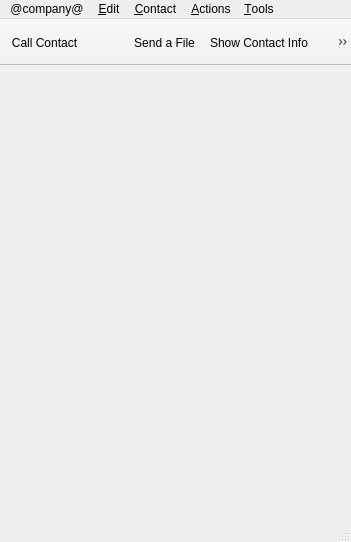
<ui version="4.0" >
 <class>ChatMainWindow</class>
 <widget class="QMainWindow" name="ChatMainWindow" >
  <property name="geometry" >
   <rect>
    <x>0</x>
    <y>0</y>
    <width>351</width>
    <height>542</height>
   </rect>
  </property>
  <property name="windowTitle" >
   <string>MainWindow</string>
  </property>
  <property name="toolButtonStyle" >
   <enum>Qt::ToolButtonIconOnly</enum>
  </property>
  <widget class="QWidget" name="centralwidget" >
   <layout class="QGridLayout" >
    <property name="margin" >
     <number>6</number>
    </property>
    <property name="spacing" >
     <number>3</number>
    </property>
   </layout>
  </widget>
  <widget class="QMenuBar" name="menubar" >
   <property name="geometry" >
    <rect>
     <x>0</x>
     <y>0</y>
     <width>351</width>
     <height>29</height>
    </rect>
   </property>
   <widget class="QMenu" name="menu_Edit" >
    <property name="title" >
     <string>&amp;Edit</string>
    </property>
    <addaction name="actionCut" />
    <addaction name="actionCopy" />
    <addaction name="actionPaste" />
   </widget>
   <widget class="QMenu" name="menuContact" >
    <property name="title" >
     <string>&amp;Contact</string>
    </property>
    <addaction name="actionAddContact" />
    <addaction name="actionSearchWengoContact" />
   </widget>
   <widget class="QMenu" name="menuWengo" >
    <property name="title" >
     <string>@company@</string>
    </property>
    <addaction name="actionShowWengoAccount" />
    <addaction name="actionEditMyProfile" />
    <addaction name="actionWengoServices" />
    <addaction name="separator" />
    <addaction name="actionClose" />
   </widget>
   <widget class="QMenu" name="menuActions" >
    <property name="title" >
     <string>&amp;Actions</string>
    </property>
    <addaction name="actionCreateConferenceCall" />
    <addaction name="actionSendSms" />
    <addaction name="separator" />
    <addaction name="actionSaveHistoryAs" />
   </widget>
   <widget class="QMenu" name="menuTools" >
    <property name="title" >
     <string>&amp;Tools</string>
    </property>
    <addaction name="actionShowFileTransfer" />
   </widget>
   <addaction name="menuWengo" />
   <addaction name="menu_Edit" />
   <addaction name="menuContact" />
   <addaction name="menuActions" />
   <addaction name="menuTools" />
  </widget>
  <widget class="QStatusBar" name="statusbar" >
   <property name="autoFillBackground" >
    <bool>false</bool>
   </property>
  </widget>
  <widget class="QToolBar" name="toolBar" >
   <property name="windowTitle" >
    <string>Main Toolbar</string>
   </property>
   <property name="movable" >
    <bool>false</bool>
   </property>
   <property name="orientation" >
    <enum>Qt::Horizontal</enum>
   </property>
   <property name="iconSize" >
    <size>
     <width>32</width>
     <height>32</height>
    </size>
   </property>
   <attribute name="toolBarArea" >
    <number>4</number>
   </attribute>
   <addaction name="actionCallContact" />
   <addaction name="actionSendSms" />
   <addaction name="actionSendFile" />
   <addaction name="actionContactInfo" />
   <addaction name="actionCreateChatConf" />
  </widget>
  <action name="actionShowWengoAccount" />
  <action name="actionEditMyProfile" />
  <action name="actionWengoServices" />
  <action name="actionClose" >
   <property name="text" >
    <string>&amp;Close</string>
   </property>
  </action>
  <action name="actionAddContact" />
  <action name="actionSearchWengoContact" />
  <action name="actionSendSms" />
  <action name="actionCreateConferenceCall" />
  <action name="actionCallContact" >
   <property name="icon" >
    <iconset resource="../../../../resources/wengophone.qrc" >:/pics/contact/call.png</iconset>
   </property>
   <property name="text" >
    <string>Call Contact</string>
   </property>
   <property name="iconText" >
    <string>Call Contact</string>
   </property>
   <property name="toolTip" >
    <string>Call Contact</string>
   </property>
  </action>
  <action name="actionSendFile" >
   <property name="icon" >
    <iconset resource="../../../../resources/wengophone.qrc" >:/pics/filetransfer/send-file.png</iconset>
   </property>
   <property name="text" >
    <string>Send a File</string>
   </property>
   <property name="iconText" >
    <string>Send a File</string>
   </property>
   <property name="toolTip" >
    <string>Send a File</string>
   </property>
  </action>
  <action name="actionCreateChatConf" >
   <property name="icon" >
    <iconset resource="../../../../resources/wengophone.qrc" >:/pics/chat/chat-room.png</iconset>
   </property>
   <property name="text" >
    <string>Start Chat Conference</string>
   </property>
   <property name="iconText" >
    <string>Conference</string>
   </property>
  </action>
  <action name="actionContactInfo" >
   <property name="icon" >
    <iconset resource="../../../../resources/wengophone.qrc" >:/pics/chat/contact-details.png</iconset>
   </property>
   <property name="text" >
    <string>Show Contact Info</string>
   </property>
   <property name="iconText" >
    <string>Show Contact Info</string>
   </property>
   <property name="toolTip" >
    <string>Show Contact Info</string>
   </property>
  </action>
  <action name="actionBlockContact" >
   <property name="icon" >
    <iconset resource="../../../../resources/wengophone.qrc" >:/pics/chat/block-a.png</iconset>
   </property>
   <property name="text" >
    <string>blockContact</string>
   </property>
  </action>
  <action name="actionShowFileTransfer" >
   <property name="text" >
    <string/>
   </property>
  </action>
  <action name="actionSaveHistoryAs" >
   <property name="icon" >
    <iconset/>
   </property>
   <property name="text" >
    <string>&amp;Save History As...</string>
   </property>
  </action>
  <action name="actionCut" >
   <property name="text" >
    <string>Cu&amp;t</string>
   </property>
   <property name="shortcut" >
    <string>Ctrl+X</string>
   </property>
  </action>
  <action name="actionCopy" >
   <property name="text" >
    <string>&amp;Copy</string>
   </property>
   <property name="shortcut" >
    <string>Ctrl+C</string>
   </property>
  </action>
  <action name="actionPaste" >
   <property name="text" >
    <string>&amp;Paste</string>
   </property>
   <property name="shortcut" >
    <string>Ctrl+V</string>
   </property>
  </action>
 </widget>
 <resources>
  <include location="../../../../resources/wengophone.qrc" />
 </resources>
 <connections/>
</ui>
